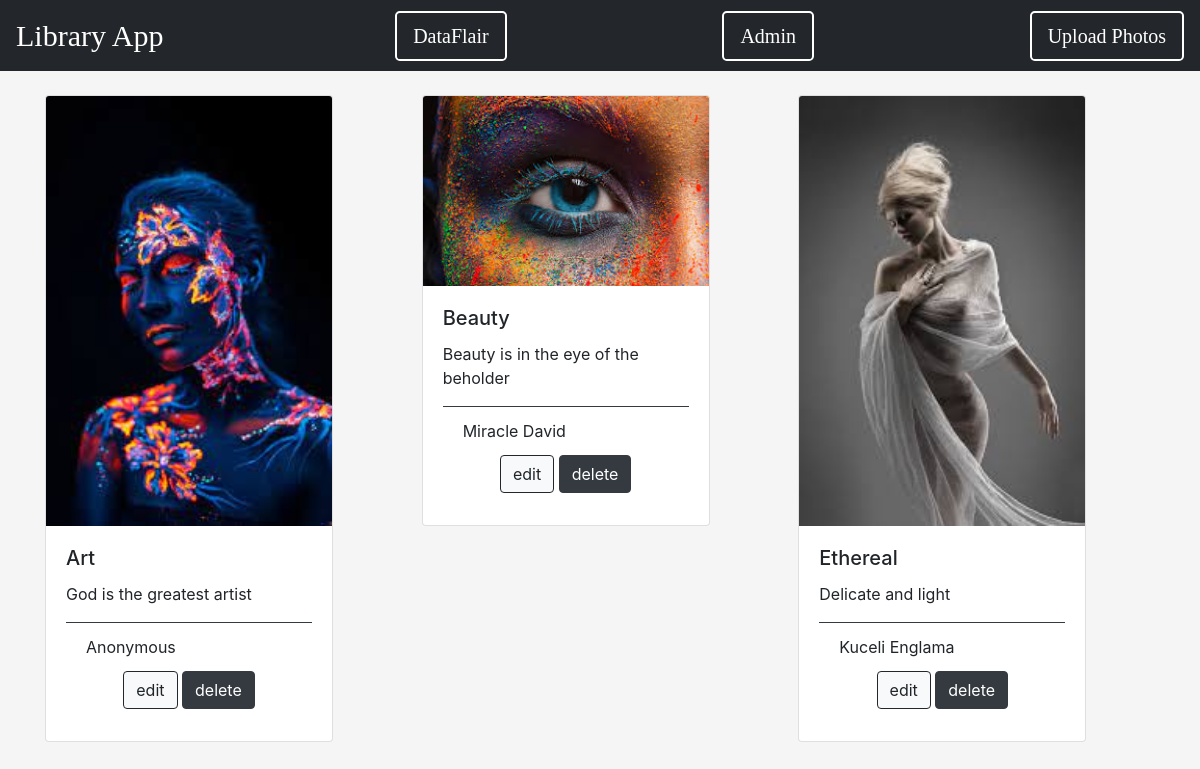
The page / on the database its author committed.
### photo/models.py (models this page shows, shortened)
class Photo(models.Model):
    name = models.CharField(max_length = 50)
    picture = models.ImageField()
    photographer = models.CharField(max_length = 30, default='anonymous')
    email = models.EmailField(blank = True)
    describe = models.TextField(default = 'DataFlair Django tutorials')

### photo/views.py (the view)
# urls.py: path('', views.index, name = 'index'),
def index(request):
    shelf = Photo.objects.all()
    return render(request, 'photo/library.html', {'shelf': shelf})

### photo/templates/photo/library.html (shortened to what this page needs)
<!DOCTYPE html>
{% load static %}
<html>
<head>
    <link rel="stylesheet" href="https://stackpath.bootstrapcdn.com/bootstrap/4.3.1/css/bootstrap.min.css"
integrity="sha384-ggOyR0iXCbMQv3Xipma34MD+dH/1fQ784/j6cY/iJTQUOhcWr7x9JvoRxT2MZw1T">
</head>
<body style="background-color:whitesmoke;">
<nav class="navbar navbar-light" style="background-color:#23272B;">
    <a href="#" class="navbar-brand" style="color: #FFFFFF; font-family:'Times New Roman', Times, serif; font-size: 30px;">Library App</a>
    <a class="navbar-link btn-lg" href="{% url 'index' %}" style="background-color:transparent;color:#000000; border:2px solid #FFFFFF; color: #FFFFFF; font-family:'Times New Roman', Times, serif;"> DataFlair</a>
<a href="{% url 'admin:index' %}" class = 'navbar-link btn-lg' style="background-color:transparent;color:#000000; border:2px solid #FFFFFF; color: #FFFFFF; font-family:'Times New Roman', Times, serif;">Admin</a>
    <a href="{% url 'upload-photo' %}" class="navbar-link btn-lg" style="background-color:transparent;color:#000000; border:2px solid #FFFFFF; color: #FFFFFF; font-family:'Times New Roman', Times, serif;">Upload Photos</a>
</nav>
<br>
{% block content %}
<div class="container">
<div class="card-columns">
    {% for photo in shelf %}
    <div class="card" style="width: 18rem;">
  <img class="card-img-top" src="{{ photo.picture.url }}">
  <div class="card-body">
    <h5 class="card-title">{{ photo.name }}</h5>
    <p class="card-text">{{ photo.describe }}</p>
   <div class="card-footer bg-transparent border-dark">
   <p class="card-title">{{photo.photographer}}</p>
   <center>
       <a href="update/{{photo.id}}" class="btn btn-light" id = '{{photo.id}}' style="border-color: #23272B;" >edit</a>
       <a href="delete/{{photo.id}}" class="btn btn-dark" id = '{{photo.id}}'>delete</a>
    </center>
    </div>
  </div>
</div>
    {% endfor %}
</div>
</div>
{% endblock %}
</body>
</html>

### rows shown on the page
Photo: picture (picture), name "Art", describe "God is the greatest artist", photographer "Anonymous"
Photo: picture (picture), name "Beauty", describe "Beauty is in the eye of the beholder", photographer "Miracle David"
Photo: picture (picture), name "Ethereal", describe "Delicate and light", photographer "Kuceli Englama"
